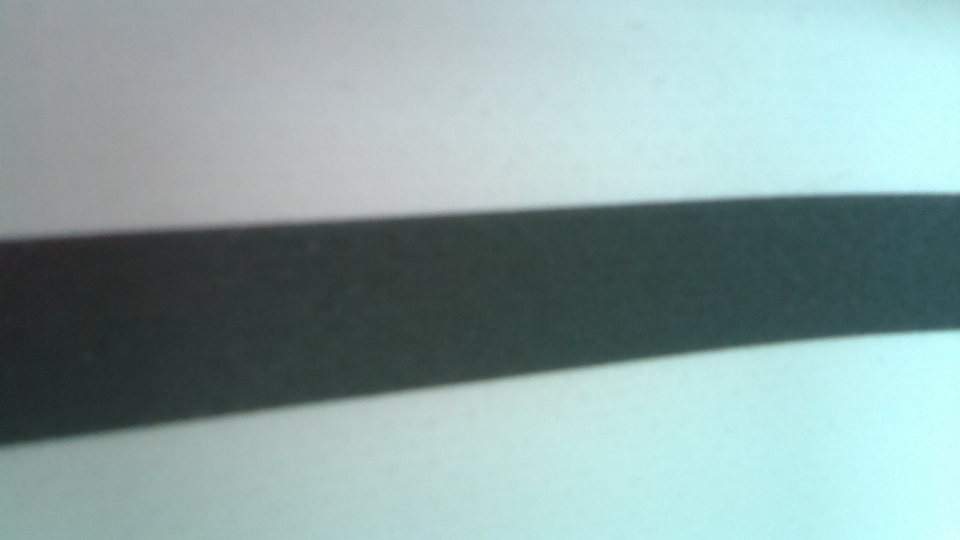
#> input picture arduino/line.jpg, 1920 x 1080 px, given in place of the camera (shown at 1/2 size)
$ python main_ard.py
#> lines starting #> are read from the running program, lines starting #| are printed output that depends on the picture
### arduino/line_d.py
import sys
import numpy as np
import cv2 as cv


hsv_min = np.array((0, 0, 100), np.uint8)
hsv_max = np.array((255, 255, 255), np.uint8)

sensor_d = {
    'line': 0,
    'cr': 0
}

def sensor():
    img = cv.warpAffine(cv.VideoCapture(0).read()[1], cv.getRotationMatrix2D((320, 240), 180, 1.0), (640, 480))
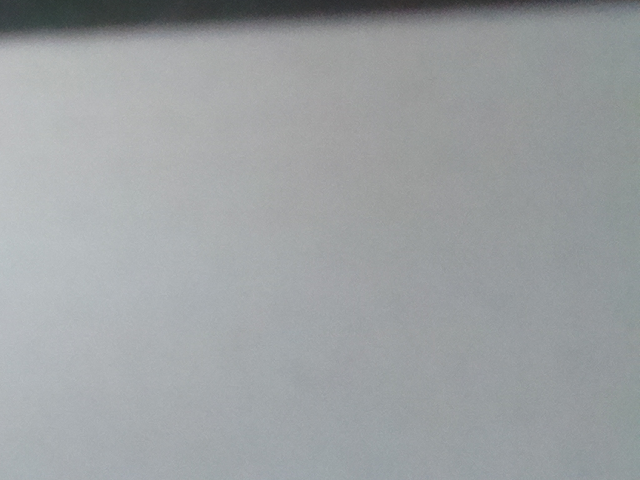
#> img: shape (480, 640, 3); mean B, G, R 162.6, 160.7, 156.8
    img = img[360: 480, 120: 520]
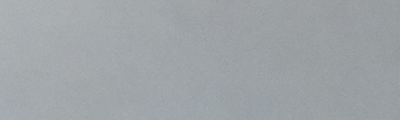
#> img: shape (120, 400, 3); mean B, G, R 167.2, 163.9, 158.8

    sensor_d['cr'] = 101
    normal_y, distortions_y, distortions_r, distortions_l = [1000, 0, 0, 0]

    hsv = cv.cvtColor(img, cv.COLOR_BGR2HSV)
#> hsv: shape (120, 400, 3); mean H, S, V 101.5, 12.8, 167.2
    thresh = cv.inRange(hsv, hsv_min, hsv_max)
#> thresh: shape (120, 400); every value is 255

    contours, hierarchy = cv.findContours( thresh.copy(), cv.RETR_TREE, cv.CHAIN_APPROX_SIMPLE)
#> contours = [[[0, 0], [0, 119], [399, 119], [399, 0]]]

    if contours != []:
#> (the run stopped early here; a loop or call above may not have finished)
